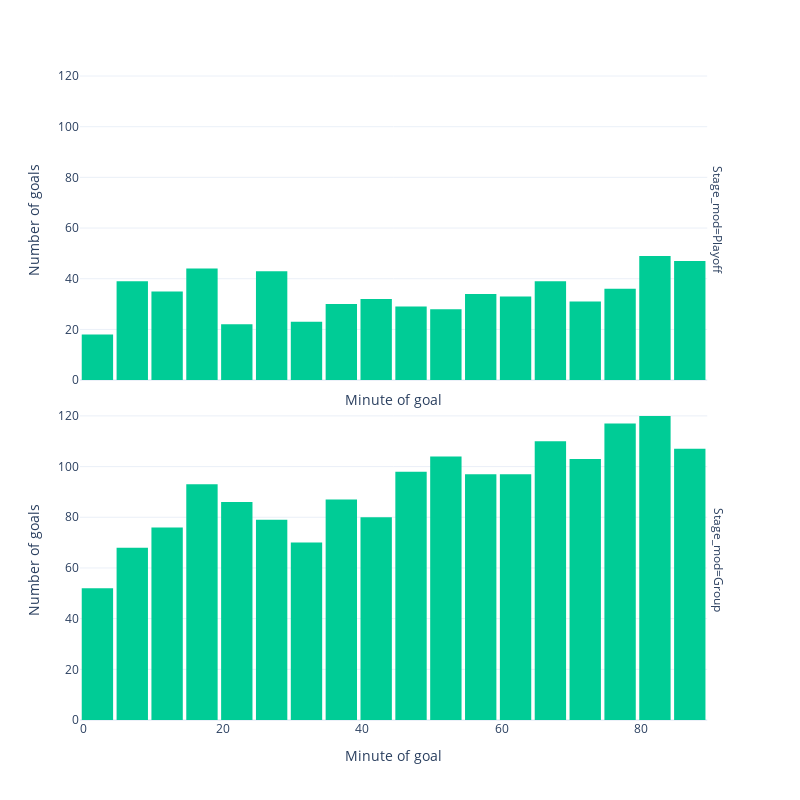

The notebook cell this image was saved under:
### Markdown cell above
## 6) Hacerlo por separado para la fase de grupos y para la fase de eliminación (todos los partidos posteriores a la fase de grupos).
Se subidividio el histograma del punto previo en goles ocurridos durante fases de grupos y fases de eliminatorias. En el grafico arriba está eliminatorias (playoff) y abajo los de fase de grupos (group)

### Code cell
fig = px.histogram(goals90, x="min_goal",nbins = 22,color_discrete_sequence=['#00CC96'], facet_row = 'Stage_mod')

fig.update_layout(
    autosize=False,
    width=800,
    height=800,
    bargap=0.1,
    # xaxis = dict(title = 'Minute of goal'),
    # yaxis = dict(title ='Number of goals'),
    template = 'plotly_white')

fig.for_each_yaxis(lambda yaxis: yaxis.update(title='Number of goals'))
fig.for_each_xaxis(lambda yaxis: yaxis.update(title='Minute of goal'))

fig.show()

### Figure 1 — Plotly figure (JSON) as saved in the notebook; plotly's stock layout.template omitted (floating-point values rounded to 4 significant figures; data arrays with more than 128 entries replaced by an {"elided": "..."} marker saying what was removed)
{"data": [{"alignmentgroup": "True", "bingroup": "x", "hovertemplate": "Stage_mod=Playoff<br>min_goal=%{x}<br>count=%{y}<extra></extra>", "legendgroup": "", "marker": {"color": "#00CC96", "pattern": {"shape": ""}}, "name": "", "nbinsx": 22, "offsetgroup": "", "orientation": "v", "showlegend": false, "type": "histogram", "x": {"elided": "612 int values"}, "xaxis": "x2", "yaxis": "y2"}, {"alignmentgroup": "True", "bingroup": "x", "hovertemplate": "Stage_mod=Group<br>min_goal=%{x}<br>count=%{y}<extra></extra>", "legendgroup": "", "marker": {"color": "#00CC96", "pattern": {"shape": ""}}, "name": "", "nbinsx": 22, "offsetgroup": "", "orientation": "v", "showlegend": false, "type": "histogram", "x": {"elided": "1644 int values"}, "xaxis": "x", "yaxis": "y"}], "layout": {"annotations": [{"font": {}, "showarrow": false, "text": "Stage_mod=Group", "textangle": 90, "x": 0.98, "xanchor": "left", "xref": "paper", "y": 0.2425, "yanchor": "middle", "yref": "paper"}, {"font": {}, "showarrow": false, "text": "Stage_mod=Playoff", "textangle": 90, "x": 0.98, "xanchor": "left", "xref": "paper", "y": 0.7575, "yanchor": "middle", "yref": "paper"}], "autosize": false, "bargap": 0.1, "barmode": "relative", "height": 800, "legend": {"tracegroupgap": 0}, "margin": {"t": 60}, "width": 800, "xaxis": {"anchor": "y", "domain": [0, 0.98], "title": {"text": "Minute of goal"}}, "xaxis2": {"anchor": "y2", "domain": [0, 0.98], "matches": "x", "showticklabels": false, "title": {"text": "Minute of goal"}}, "yaxis": {"anchor": "x", "domain": [0, 0.485], "title": {"text": "Number of goals"}}, "yaxis2": {"anchor": "x2", "domain": [0.515, 1], "matches": "y", "title": {"text": "Number of goals"}}}}
